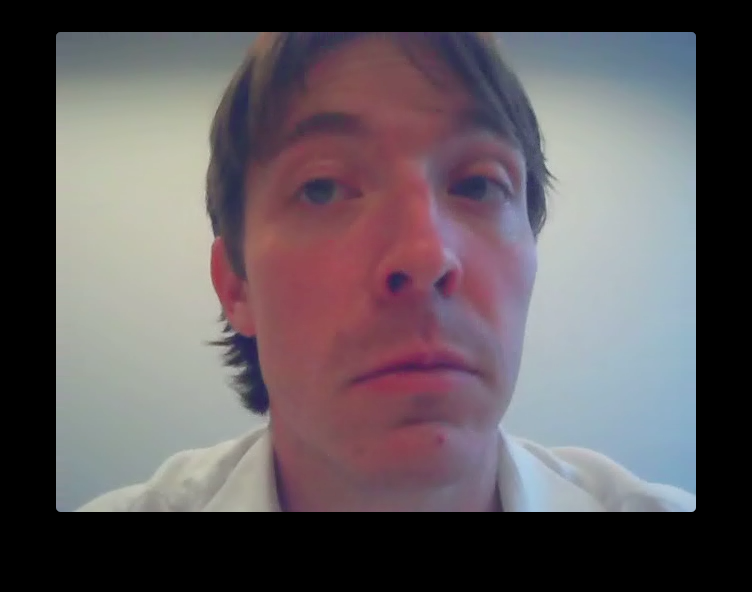
#> input picture data/0.png, 752 x 592 px
$ python -i haar.py   (imports and definitions only)
#> lines starting #> are read from the running program, lines starting #| are printed output that depends on the picture
#> further down, picture is the input picture: shape (592, 752, 3); mean B, G, R 93.9, 89.6, 97.5
import cv2

class Haar:
    """A simple haar face/eye detection"""

    face_cascade = cv2.CascadeClassifier('data/haarcascade_frontalface_default.xml')
    eye_cascade = cv2.CascadeClassifier('data/haarcascade_eye.xml')

    lefteye_2splits_cascade = cv2.CascadeClassifier('data/haarcascade_lefteye_2splits.xml')
    righteye_2splits_cascade = cv2.CascadeClassifier('data/haarcascade_righteye_2splits.xml')
    eyeglasses_cascade = cv2.CascadeClassifier('data/haarcascade_eye_tree_eyeglasses.xml')

    scale_factor = 4.0  # video0
    # scale_factor = 3.0  # video1
    min_neighbors = 1

    cv2.ocl.setUseOpenCL(False)

    def detect(self, img):

        gray = cv2.cvtColor(img, cv2.COLOR_BGR2GRAY)
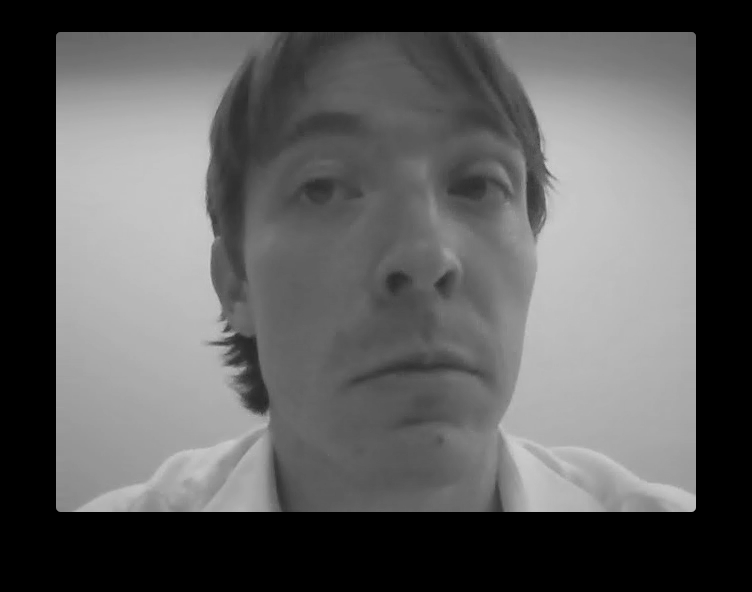
#> gray: shape (592, 752); min 0, max 210, mean 92.5

        faces = self.face_cascade.detectMultiScale(gray, 1.3, 5)
#> faces = ()
        for (x,y,w,h) in faces:
            cv2.rectangle(img,(x,y),(x+w,y+h),(255,0,0),2)
            roi_gray = gray[y:y+h, x:x+w]
            roi_color = img[y:y+h, x:x+w]
            # left eye
            # red
            eyes = self.lefteye_2splits_cascade.detectMultiScale(roi_gray, self.scale_factor, self.min_neighbors)
            for (ex,ey,ew,eh) in eyes:
                cv2.rectangle(roi_color,(ex,ey),(ex+ew,ey+eh),(0,0,255),2)

            # right eye
            # pink
            eyes2 = self.righteye_2splits_cascade.detectMultiScale(roi_gray, self.scale_factor, self.min_neighbors)
            for (ex,ey,ew,eh) in eyes2:
                cv2.rectangle(roi_color,(ex,ey),(ex+ew,ey+eh),(137,66,244),2)

            # both eyes
            # green
            eyes3 = self.eyeglasses_cascade.detectMultiScale(roi_gray, self.scale_factor, self.min_neighbors)
            for (ex, ey, ew, eh) in eyes3:
                cv2.rectangle(roi_color, (ex, ey), (ex + ew, ey + eh), (0, 255, 0), 2)


            # both eyes simple
            # orange
            eyes4 = self.eye_cascade.detectMultiScale(roi_gray, self.scale_factor, self.min_neighbors)
            for (ex, ey, ew, eh) in eyes4:
                cv2.rectangle(roi_color, (ex, ey), (ex + ew, ey + eh), (66, 244, 244), 2)
#> this loop made 0 passes

>>> import cv2
>>> picture = cv2.imread('../data/0.png')
>>> result = Haar().detect(picture)
#> result = None
